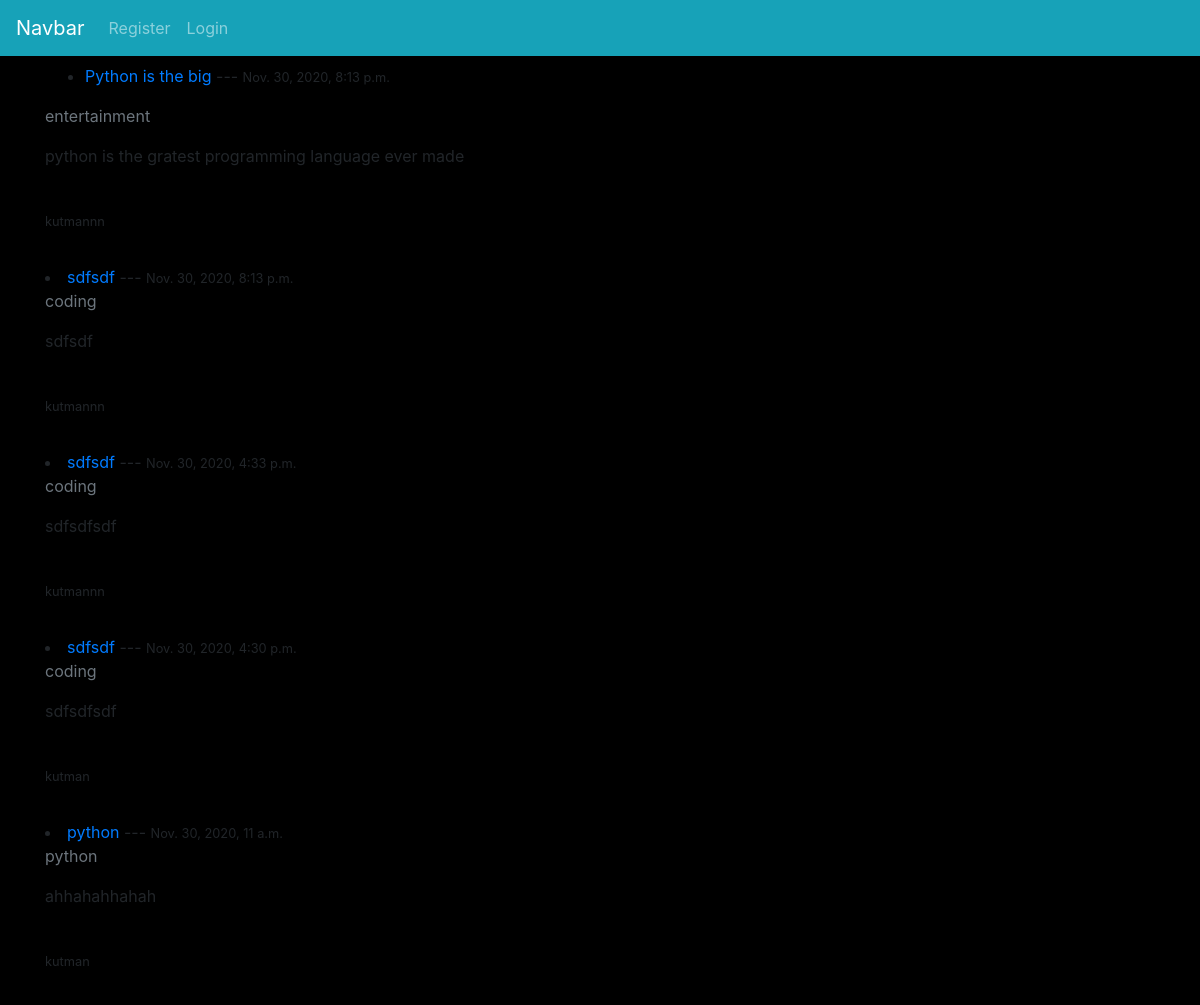
The page / on the database its author committed.
### blog/models.py (models this page shows, shortened)
class Post(models.Model):
	title = models.CharField(max_length=200)
	content = RichTextField(blank=True, null=True)
	posted = models.DateTimeField(default = timezone.now)
	author = models.ForeignKey(User, on_delete=models.CASCADE)
	category = models.CharField(max_length = 200, default = 'uncotegorized')
	likes = models.ManyToManyField(User, related_name='like_post')

### blog/views.py (the view)
class HomeView(ListView):
	model = Post
	template_name = 'blog/home.html'
	cats = Category.objects.all()
	ordering = ['-posted']
	def get_context_data(self,*args,**kwargs):
		cat_menu = Category.objects.all()
		context = super(HomeView,self).get_context_data(*args,**kwargs)
		context['cat_menu'] = cat_menu
		return context

### blog/templates/blog/home.html
{% extends 'blog/base.html' %}
	{% block content %}
		<ul>
			{% for post in object_list %}
				<li>
					<a href="{%url 'post-detail' post.id %}">{{post.title}}</a> --- <small>{{post.posted}}</small>
				</li>
		</ul>
		<a class="text-muted" href="{% url 'category' post.category|slugify %}">{{post.category}}
		</a>
		<p>{{post.content|slice:":200"|safe}}</p><br>
		<small>{{post.author.username}}</small><br>
		<hr>
	{% endfor %}
	{% endblock %}

### blog/static/blog/css/main.css (style rules this page uses)
body { background: black; }

### rows shown on the page
Post: title "Python is the big", posted "Nov. 30, 2020, 8:13 p.m.", category "entertainment", content "python is the gratest programming language ever made", author.username "kutmannn"
Post: title "sdfsdf", posted "Nov. 30, 2020, 8:13 p.m.", category "coding", content "sdfsdf", author.username "kutmannn"
Post: title "sdfsdf", posted "Nov. 30, 2020, 4:33 p.m.", category "coding", content "sdfsdfsdf", author.username "kutmannn"
Post: title "sdfsdf", posted "Nov. 30, 2020, 4:30 p.m.", category "coding", content "sdfsdfsdf", author.username "kutman"
Post: title "python", posted "Nov. 30, 2020, 11 a.m.", category "python", content "ahhahahhahah", author.username "kutman"
